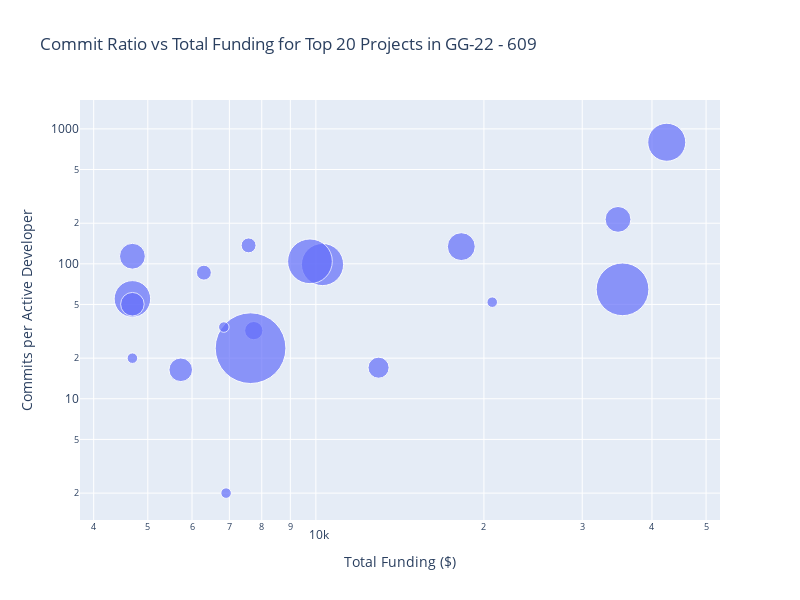

Notebook code for this chart:
### Markdown cell above
### Log-Scaled Commits Per Developer vs Funding Amount

### Code cell
import plotly.express as px

# Assuming `results_df` is the dataframe containing the query results
results_df = results.to_dataframe()

# Calculate the ratio of commit_count_6_months to active_developer_count_6_months
results_df['commit_ratio'] = results_df['commit_count_6_months'] / results_df['active_developer_count_6_months']

# Create the scatter plot using Plotly with bubble size
fig = px.scatter(
    results_df,
    x='total_funding',
    y='commit_ratio',
    size='active_developer_count_6_months',  # Bubble size
    size_max=50,
    hover_data=['to_project_name'],
    labels={
        'total_funding': 'Total Funding ($)',
        'commit_ratio': 'Commits per Active Developer',
        'active_developer_count_6_months': 'Active Developers'
    },
    title='Commit Ratio vs Total Funding for Top 20 Projects in GG-22 - 609',
    log_x=True,  # Logarithmic X-axis
    log_y=True   # Logarithmic Y-axis
)

# Update layout for better visualization
fig.update_layout(
    xaxis_title='Total Funding ($)',
    yaxis_title='Commits per Active Developer',
    height=600,
    width=800
)

# Show the scatter plot
fig.show()

### Figure 1 — Plotly figure (JSON) as saved in the notebook; plotly's stock layout.template omitted (floating-point values rounded to 4 significant figures)
{"data": [{"customdata": [["defi-llama"], ["blockscout"], ["wevm"], ["ethers-io"], ["growthepie"], ["beacon-chain"], ["buidlguidl"], ["zkemail"], ["ethereum-attestation-service"], ["opensource-observer"], ["solady-vectorized"], ["commonsbuild"], ["synpress-synthexio"], ["otterscan"], ["lighthouse-web3"], ["solidity-ethereum"], ["sourcify-ethereum"], ["ethereum-cat-herders"], ["clrfund"]], "hovertemplate": "Total Funding ($)=%{x}<br>Commits per Active Developer=%{y}<br>Active Developers=%{marker.size}<br>to_project_name=%{customdata[0]}<extra></extra>", "legendgroup": "", "marker": {"color": "#636efa", "size": [13, 25, 6, 1, 7, 4, 16, 18, 3, 45, 2, 1, 1, 2, 5, 12, 6, 5, 1], "sizemode": "area", "sizeref": 0.018, "symbol": "circle"}, "mode": "markers", "name": "", "orientation": "v", "showlegend": false, "type": "scatter", "x": [42510.0, 35430.0, 34770.0, 20700.0, 18220.0, 12950.0, 10280.0, 9760.0, 7740.0, 7639.0, 7577.0, 6905.0, 6842.0, 6301.0, 5728.0, 4692.0, 4692.0, 4692.0, 4692.0], "xaxis": "x", "y": [796.1, 64.72, 213.5, 52, 134.1, 17, 98.81, 104.4, 32, 23.71, 137, 2, 34, 86, 16.4, 55, 113.8, 50.2, 20], "yaxis": "y"}], "layout": {"height": 600, "legend": {"itemsizing": "constant", "tracegroupgap": 0}, "title": {"text": "Commit Ratio vs Total Funding for Top 20 Projects in GG-22 - 609"}, "width": 800, "xaxis": {"anchor": "y", "autorange": true, "domain": [0, 1], "range": [3.578, 4.724], "title": {"text": "Total Funding ($)"}, "type": "log"}, "yaxis": {"anchor": "x", "autorange": true, "domain": [0, 1], "range": [0.1018, 3.214], "title": {"text": "Commits per Active Developer"}, "type": "log"}}}
